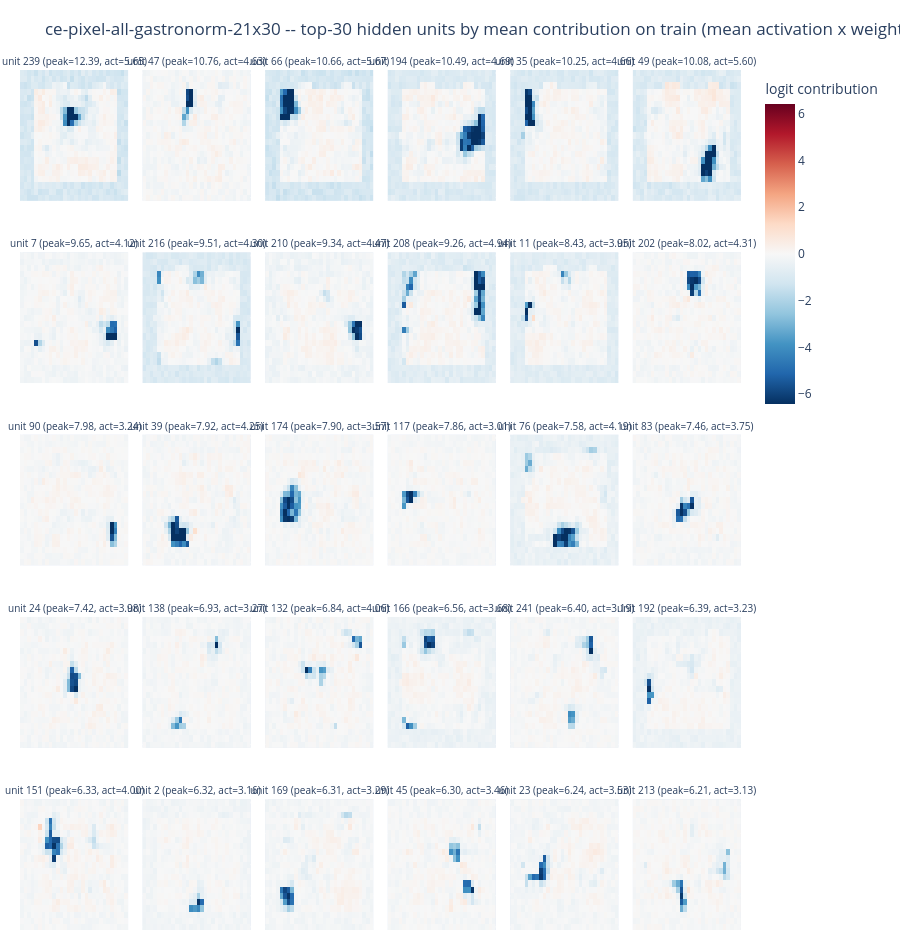

The notebook cell saved with this chart:
### Markdown cell above
## The same `out_h x out_w` grid, data-weighted

Same layout as section 3, but each panel is `mean(a_k) * W[k]` -- the unit's template scaled by how
hard it actually fires on `ACT_SPLIT`. Ranked by peak effective contribution, so these are the units
that genuinely move this model's predictions. Note the color scale is much tighter than the
weights-only grid: most units contribute far less than their raw weights suggest.

### Code cell
if RUN_ACTIVATIONS:
    cmax = float(np.quantile(np.abs(contrib[top_contrib]), 0.995))
    unit_grid(top_contrib, [contrib[k].reshape(OUT_H, OUT_W) for k in top_contrib],
              [f'unit {k} (peak={contrib_score[k]:.2f}, act={act_mean[k]:.2f})' for k in top_contrib],
              f'{RUN_NAME} -- top-{len(top_contrib)} hidden units by mean contribution on {ACT_SPLIT} '
              f'(mean activation x weight)', 'logit contribution', -cmax, cmax).show()

### Figure 1 — Plotly figure (JSON) as saved in the notebook; plotly's stock layout.template omitted (floating-point values rounded to 4 significant figures; data arrays with more than 128 entries replaced by an {"elided": "..."} marker saying what was removed)
{"data": [{"colorbar": {"len": 0.4, "title": {"text": "logit contribution"}, "y": 0.8}, "colorscale": [[0.0, "rgb(103,0,31)"], [0.1, "rgb(178,24,43)"], [0.2, "rgb(214,96,77)"], [0.3, "rgb(244,165,130)"], [0.4, "rgb(253,219,199)"], [0.5, "rgb(247,247,247)"], [0.6, "rgb(209,229,240)"], [0.7, "rgb(146,197,222)"], [0.8, "rgb(67,147,195)"], [0.9, "rgb(33,102,172)"], [1.0, "rgb(5,48,97)"]], "hovertemplate": "row %{y}, col %{x}<br>%{z:.4f}<extra></extra>", "reversescale": true, "showscale": true, "type": "heatmap", "xaxis": "x", "yaxis": "y", "z": {"elided": "21x30 float values"}, "zmax": 6.418, "zmid": 0, "zmin": -6.418}, {"colorbar": {"len": 0.4, "title": {"text": "logit contribution"}, "y": 0.8}, "colorscale": [[0.0, "rgb(103,0,31)"], [0.1, "rgb(178,24,43)"], [0.2, "rgb(214,96,77)"], [0.3, "rgb(244,165,130)"], [0.4, "rgb(253,219,199)"], [0.5, "rgb(247,247,247)"], [0.6, "rgb(209,229,240)"], [0.7, "rgb(146,197,222)"], [0.8, "rgb(67,147,195)"], [0.9, "rgb(33,102,172)"], [1.0, "rgb(5,48,97)"]], "hovertemplate": "row %{y}, col %{x}<br>%{z:.4f}<extra></extra>", "reversescale": true, "showscale": false, "type": "heatmap", "xaxis": "x2", "yaxis": "y2", "z": {"elided": "21x30 float values"}, "zmax": 6.418, "zmid": 0, "zmin": -6.418}, {"colorbar": {"len": 0.4, "title": {"text": "logit contribution"}, "y": 0.8}, "colorscale": [[0.0, "rgb(103,0,31)"], [0.1, "rgb(178,24,43)"], [0.2, "rgb(214,96,77)"], [0.3, "rgb(244,165,130)"], [0.4, "rgb(253,219,199)"], [0.5, "rgb(247,247,247)"], [0.6, "rgb(209,229,240)"], [0.7, "rgb(146,197,222)"], [0.8, "rgb(67,147,195)"], [0.9, "rgb(33,102,172)"], [1.0, "rgb(5,48,97)"]], "hovertemplate": "row %{y}, col %{x}<br>%{z:.4f}<extra></extra>", "reversescale": true, "showscale": false, "type": "heatmap", "xaxis": "x3", "yaxis": "y3", "z": {"elided": "21x30 float values"}, "zmax": 6.418, "zmid": 0, "zmin": -6.418}, {"colorbar": {"len": 0.4, "title": {"text": "logit contribution"}, "y": 0.8}, "colorscale": [[0.0, "rgb(103,0,31)"], [0.1, "rgb(178,24,43)"], [0.2, "rgb(214,96,77)"], [0.3, "rgb(244,165,130)"], [0.4, "rgb(253,219,199)"], [0.5, "rgb(247,247,247)"], [0.6, "rgb(209,229,240)"], [0.7, "rgb(146,197,222)"], [0.8, "rgb(67,147,195)"], [0.9, "rgb(33,102,172)"], [1.0, "rgb(5,48,97)"]], "hovertemplate": "row %{y}, col %{x}<br>%{z:.4f}<extra></extra>", "reversescale": true, "showscale": false, "type": "heatmap", "xaxis": "x4", "yaxis": "y4", "z": {"elided": "21x30 float values"}, "zmax": 6.418, "zmid": 0, "zmin": -6.418}, {"colorbar": {"len": 0.4, "title": {"text": "logit contribution"}, "y": 0.8}, "colorscale": [[0.0, "rgb(103,0,31)"], [0.1, "rgb(178,24,43)"], [0.2, "rgb(214,96,77)"], [0.3, "rgb(244,165,130)"], [0.4, "rgb(253,219,199)"], [0.5, "rgb(247,247,247)"], [0.6, "rgb(209,229,240)"], [0.7, "rgb(146,197,222)"], [0.8, "rgb(67,147,195)"], [0.9, "rgb(33,102,172)"], [1.0, "rgb(5,48,97)"]], "hovertemplate": "row %{y}, col %{x}<br>%{z:.4f}<extra></extra>", "reversescale": true, "showscale": false, "type": "heatmap", "xaxis": "x5", "yaxis": "y5", "z": {"elided": "21x30 float values"}, "zmax": 6.418, "zmid": 0, "zmin": -6.418}, {"colorbar": {"len": 0.4, "title": {"text": "logit contribution"}, "y": 0.8}, "colorscale": [[0.0, "rgb(103,0,31)"], [0.1, "rgb(178,24,43)"], [0.2, "rgb(214,96,77)"], [0.3, "rgb(244,165,130)"], [0.4, "rgb(253,219,199)"], [0.5, "rgb(247,247,247)"], [0.6, "rgb(209,229,240)"], [0.7, "rgb(146,197,222)"], [0.8, "rgb(67,147,195)"], [0.9, "rgb(33,102,172)"], [1.0, "rgb(5,48,97)"]], "hovertemplate": "row %{y}, col %{x}<br>%{z:.4f}<extra></extra>", "reversescale": true, "showscale": false, "type": "heatmap", "xaxis": "x6", "yaxis": "y6", "z": {"elided": "21x30 float values"}, "zmax": 6.418, "zmid": 0, "zmin": -6.418}, {"colorbar": {"len": 0.4, "title": {"text": "logit contribution"}, "y": 0.8}, "colorscale": [[0.0, "rgb(103,0,31)"], [0.1, "rgb(178,24,43)"], [0.2, "rgb(214,96,77)"], [0.3, "rgb(244,165,130)"], [0.4, "rgb(253,219,199)"], [0.5, "rgb(247,247,247)"], [0.6, "rgb(209,229,240)"], [0.7, "rgb(146,197,222)"], [0.8, "rgb(67,147,195)"], [0.9, "rgb(33,102,172)"], [1.0, "rgb(5,48,97)"]], "hovertemplate": "row %{y}, col %{x}<br>%{z:.4f}<extra></extra>", "reversescale": true, "showscale": false, "type": "heatmap", "xaxis": "x7", "yaxis": "y7", "z": {"elided": "21x30 float values"}, "zmax": 6.418, "zmid": 0, "zmin": -6.418}, {"colorbar": {"len": 0.4, "title": {"text": "logit contribution"}, "y": 0.8}, "colorscale": [[0.0, "rgb(103,0,31)"], [0.1, "rgb(178,24,43)"], [0.2, "rgb(214,96,77)"], [0.3, "rgb(244,165,130)"], [0.4, "rgb(253,219,199)"], [0.5, "rgb(247,247,247)"], [0.6, "rgb(209,229,240)"], [0.7, "rgb(146,197,222)"], [0.8, "rgb(67,147,195)"], [0.9, "rgb(33,102,172)"], [1.0, "rgb(5,48,97)"]], "hovertemplate": "row %{y}, col %{x}<br>%{z:.4f}<extra></extra>", "reversescale": true, "showscale": false, "type": "heatmap", "xaxis": "x8", "yaxis": "y8", "z": {"elided": "21x30 float values"}, "zmax": 6.418, "zmid": 0, "zmin": -6.418}, {"colorbar": {"len": 0.4, "title": {"text": "logit contribution"}, "y": 0.8}, "colorscale": [[0.0, "rgb(103,0,31)"], [0.1, "rgb(178,24,43)"], [0.2, "rgb(214,96,77)"], [0.3, "rgb(244,165,130)"], [0.4, "rgb(253,219,199)"], [0.5, "rgb(247,247,247)"], [0.6, "rgb(209,229,240)"], [0.7, "rgb(146,197,222)"], [0.8, "rgb(67,147,195)"], [0.9, "rgb(33,102,172)"], [1.0, "rgb(5,48,97)"]], "hovertemplate": "row %{y}, col %{x}<br>%{z:.4f}<extra></extra>", "reversescale": true, "showscale": false, "type": "heatmap", "xaxis": "x9", "yaxis": "y9", "z": {"elided": "21x30 float values"}, "zmax": 6.418, "zmid": 0, "zmin": -6.418}, {"colorbar": {"len": 0.4, "title": {"text": "logit contribution"}, "y": 0.8}, "colorscale": [[0.0, "rgb(103,0,31)"], [0.1, "rgb(178,24,43)"], [0.2, "rgb(214,96,77)"], [0.3, "rgb(244,165,130)"], [0.4, "rgb(253,219,199)"], [0.5, "rgb(247,247,247)"], [0.6, "rgb(209,229,240)"], [0.7, "rgb(146,197,222)"], [0.8, "rgb(67,147,195)"], [0.9, "rgb(33,102,172)"], [1.0, "rgb(5,48,97)"]], "hovertemplate": "row %{y}, col %{x}<br>%{z:.4f}<extra></extra>", "reversescale": true, "showscale": false, "type": "heatmap", "xaxis": "x10", "yaxis": "y10", "z": {"elided": "21x30 float values"}, "zmax": 6.418, "zmid": 0, "zmin": -6.418}, {"colorbar": {"len": 0.4, "title": {"text": "logit contribution"}, "y": 0.8}, "colorscale": [[0.0, "rgb(103,0,31)"], [0.1, "rgb(178,24,43)"], [0.2, "rgb(214,96,77)"], [0.3, "rgb(244,165,130)"], [0.4, "rgb(253,219,199)"], [0.5, "rgb(247,247,247)"], [0.6, "rgb(209,229,240)"], [0.7, "rgb(146,197,222)"], [0.8, "rgb(67,147,195)"], [0.9, "rgb(33,102,172)"], [1.0, "rgb(5,48,97)"]], "hovertemplate": "row %{y}, col %{x}<br>%{z:.4f}<extra></extra>", "reversescale": true, "showscale": false, "type": "heatmap", "xaxis": "x11", "yaxis": "y11", "z": {"elided": "21x30 float values"}, "zmax": 6.418, "zmid": 0, "zmin": -6.418}, {"colorbar": {"len": 0.4, "title": {"text": "logit contribution"}, "y": 0.8}, "colorscale": [[0.0, "rgb(103,0,31)"], [0.1, "rgb(178,24,43)"], [0.2, "rgb(214,96,77)"], [0.3, "rgb(244,165,130)"], [0.4, "rgb(253,219,199)"], [0.5, "rgb(247,247,247)"], [0.6, "rgb(209,229,240)"], [0.7, "rgb(146,197,222)"], [0.8, "rgb(67,147,195)"], [0.9, "rgb(33,102,172)"], [1.0, "rgb(5,48,97)"]], "hovertemplate": "row %{y}, col %{x}<br>%{z:.4f}<extra></extra>", "reversescale": true, "showscale": false, "type": "heatmap", "xaxis": "x12", "yaxis": "y12", "z": {"elided": "21x30 float values"}, "zmax": 6.418, "zmid": 0, "zmin": -6.418}, {"colorbar": {"len": 0.4, "title": {"text": "logit contribution"}, "y": 0.8}, "colorscale": [[0.0, "rgb(103,0,31)"], [0.1, "rgb(178,24,43)"], [0.2, "rgb(214,96,77)"], [0.3, "rgb(244,165,130)"], [0.4, "rgb(253,219,199)"], [0.5, "rgb(247,247,247)"], [0.6, "rgb(209,229,240)"], [0.7, "rgb(146,197,222)"], [0.8, "rgb(67,147,195)"], [0.9, "rgb(33,102,172)"], [1.0, "rgb(5,48,97)"]], "hovertemplate": "row %{y}, col %{x}<br>%{z:.4f}<extra></extra>", "reversescale": true, "showscale": false, "type": "heatmap", "xaxis": "x13", "yaxis": "y13", "z": {"elided": "21x30 float values"}, "zmax": 6.418, "zmid": 0, "zmin": -6.418}, {"colorbar": {"len": 0.4, "title": {"text": "logit contribution"}, "y": 0.8}, "colorscale": [[0.0, "rgb(103,0,31)"], [0.1, "rgb(178,24,43)"], [0.2, "rgb(214,96,77)"], [0.3, "rgb(244,165,130)"], [0.4, "rgb(253,219,199)"], [0.5, "rgb(247,247,247)"], [0.6, "rgb(209,229,240)"], [0.7, "rgb(146,197,222)"], [0.8, "rgb(67,147,195)"], [0.9, "rgb(33,102,172)"], [1.0, "rgb(5,48,97)"]], "hovertemplate": "row %{y}, col %{x}<br>%{z:.4f}<extra></extra>", "reversescale": true, "showscale": false, "type": "heatmap", "xaxis": "x14", "yaxis": "y14", "z": {"elided": "21x30 float values"}, "zmax": 6.418, "zmid": 0, "zmin": -6.418}, {"colorbar": {"len": 0.4, "title": {"text": "logit contribution"}, "y": 0.8}, "colorscale": [[0.0, "rgb(103,0,31)"], [0.1, "rgb(178,24,43)"], [0.2, "rgb(214,96,77)"], [0.3, "rgb(244,165,130)"], [0.4, "rgb(253,219,199)"], [0.5, "rgb(247,247,247)"], [0.6, "rgb(209,229,240)"], [0.7, "rgb(146,197,222)"], [0.8, "rgb(67,147,195)"], [0.9, "rgb(33,102,172)"], [1.0, "rgb(5,48,97)"]], "hovertemplate": "row %{y}, col %{x}<br>%{z:.4f}<extra></extra>", "reversescale": true, "showscale": false, "type": "heatmap", "xaxis": "x15", "yaxis": "y15", "z": {"elided": "21x30 float values"}, "zmax": 6.418, "zmid": 0, "zmin": -6.418}, {"colorbar": {"len": 0.4, "title": {"text": "logit contribution"}, "y": 0.8}, "colorscale": [[0.0, "rgb(103,0,31)"], [0.1, "rgb(178,24,43)"], [0.2, "rgb(214,96,77)"], [0.3, "rgb(244,165,130)"], [0.4, "rgb(253,219,199)"], [0.5, "rgb(247,247,247)"], [0.6, "rgb(209,229,240)"], [0.7, "rgb(146,197,222)"], [0.8, "rgb(67,147,195)"], [0.9, "rgb(33,102,172)"], [1.0, "rgb(5,48,97)"]], "hovertemplate": "row %{y}, col %{x}<br>%{z:.4f}<extra></extra>", "reversescale": true, "showscale": false, "type": "heatmap", "xaxis": "x16", "yaxis": "y16", "z": {"elided": "21x30 float values"}, "zmax": 6.418, "zmid": 0, "zmin": -6.418}, {"colorbar": {"len": 0.4, "title": {"text": "logit contribution"}, "y": 0.8}, "colorscale": [[0.0, "rgb(103,0,31)"], [0.1, "rgb(178,24,43)"], [0.2, "rgb(214,96,77)"], [0.3, "rgb(244,165,130)"], [0.4, "rgb(253,219,199)"], [0.5, "rgb(247,247,247)"], [0.6, "rgb(209,229,240)"], [0.7, "rgb(146,197,222)"], [0.8, "rgb(67,147,195)"], [0.9, "rgb(33,102,172)"], [1.0, "rgb(5,48,97)"]], "hovertemplate": "row %{y}, col %{x}<br>%{z:.4f}<extra></extra>", "reversescale": true, "showscale": false, "type": "heatmap", "xaxis": "x17", "yaxis": "y17", "z": {"elided": "21x30 float values"}, "zmax": 6.418, "zmid": 0, "zmin": -6.418}, {"colorbar": {"len": 0.4, "title": {"text": "logit contribution"}, "y": 0.8}, "colorscale": [[0.0, "rgb(103,0,31)"], [0.1, "rgb(178,24,43)"], [0.2, "rgb(214,96,77)"], [0.3, "rgb(244,165,130)"], [0.4, "rgb(253,219,199)"], [0.5, "rgb(247,247,247)"], [0.6, "rgb(209,229,240)"], [0.7, "rgb(146,197,222)"], [0.8, "rgb(67,147,195)"], [0.9, "rgb(33,102,172)"], [1.0, "rgb(5,48,97)"]], "hovertemplate": "row %{y}, col %{x}<br>%{z:.4f}<extra></extra>", "reversescale": true, "showscale": false, "type": "heatmap", "xaxis": "x18", "yaxis": "y18", "z": {"elided": "21x30 float values"}, "zmax": 6.418, "zmid": 0, "zmin": -6.418}, {"colorbar": {"len": 0.4, "title": {"text": "logit contribution"}, "y": 0.8}, "colorscale": [[0.0, "rgb(103,0,31)"], [0.1, "rgb(178,24,43)"], [0.2, "rgb(214,96,77)"], [0.3, "rgb(244,165,130)"], [0.4, "rgb(253,219,199)"], [0.5, "rgb(247,247,247)"], [0.6, "rgb(209,229,240)"], [0.7, "rgb(146,197,222)"], [0.8, "rgb(67,147,195)"], [0.9, "rgb(33,102,172)"], [1.0, "rgb(5,48,97)"]], "hovertemplate": "row %{y}, col %{x}<br>%{z:.4f}<extra></extra>", "reversescale": true, "showscale": false, "type": "heatmap", "xaxis": "x19", "yaxis": "y19", "z": {"elided": "21x30 float values"}, "zmax": 6.418, "zmid": 0, "zmin": -6.418}, {"colorbar": {"len": 0.4, "title": {"text": "logit contribution"}, "y": 0.8}, "colorscale": [[0.0, "rgb(103,0,31)"], [0.1, "rgb(178,24,43)"], [0.2, "rgb(214,96,77)"], [0.3, "rgb(244,165,130)"], [0.4, "rgb(253,219,199)"], [0.5, "rgb(247,247,247)"], [0.6, "rgb(209,229,240)"], [0.7, "rgb(146,197,222)"], [0.8, "rgb(67,147,195)"], [0.9, "rgb(33,102,172)"], [1.0, "rgb(5,48,97)"]], "hovertemplate": "row %{y}, col %{x}<br>%{z:.4f}<extra></extra>", "reversescale": true, "showscale": false, "type": "heatmap", "xaxis": "x20", "yaxis": "y20", "z": {"elided": "21x30 float values"}, "zmax": 6.418, "zmid": 0, "zmin": -6.418}, {"colorbar": {"len": 0.4, "title": {"text": "logit contribution"}, "y": 0.8}, "colorscale": [[0.0, "rgb(103,0,31)"], [0.1, "rgb(178,24,43)"], [0.2, "rgb(214,96,77)"], [0.3, "rgb(244,165,130)"], [0.4, "rgb(253,219,199)"], [0.5, "rgb(247,247,247)"], [0.6, "rgb(209,229,240)"], [0.7, "rgb(146,197,222)"], [0.8, "rgb(67,147,195)"], [0.9, "rgb(33,102,172)"], [1.0, "rgb(5,48,97)"]], "hovertemplate": "row %{y}, col %{x}<br>%{z:.4f}<extra></extra>", "reversescale": true, "showscale": false, "type": "heatmap", "xaxis": "x21", "yaxis": "y21", "z": {"elided": "21x30 float values"}, "zmax": 6.418, "zmid": 0, "zmin": -6.418}, {"colorbar": {"len": 0.4, "title": {"text": "logit contribution"}, "y": 0.8}, "colorscale": [[0.0, "rgb(103,0,31)"], [0.1, "rgb(178,24,43)"], [0.2, "rgb(214,96,77)"], [0.3, "rgb(244,165,130)"], [0.4, "rgb(253,219,199)"], [0.5, "rgb(247,247,247)"], [0.6, "rgb(209,229,240)"], [0.7, "rgb(146,197,222)"], [0.8, "rgb(67,147,195)"], [0.9, "rgb(33,102,172)"], [1.0, "rgb(5,48,97)"]], "hovertemplate": "row %{y}, col %{x}<br>%{z:.4f}<extra></extra>", "reversescale": true, "showscale": false, "type": "heatmap", "xaxis": "x22", "yaxis": "y22", "z": {"elided": "21x30 float values"}, "zmax": 6.418, "zmid": 0, "zmin": -6.418}, {"colorbar": {"len": 0.4, "title": {"text": "logit contribution"}, "y": 0.8}, "colorscale": [[0.0, "rgb(103,0,31)"], [0.1, "rgb(178,24,43)"], [0.2, "rgb(214,96,77)"], [0.3, "rgb(244,165,130)"], [0.4, "rgb(253,219,199)"], [0.5, "rgb(247,247,247)"], [0.6, "rgb(209,229,240)"], [0.7, "rgb(146,197,222)"], [0.8, "rgb(67,147,195)"], [0.9, "rgb(33,102,172)"], [1.0, "rgb(5,48,97)"]], "hovertemplate": "row %{y}, col %{x}<br>%{z:.4f}<extra></extra>", "reversescale": true, "showscale": false, "type": "heatmap", "xaxis": "x23", "yaxis": "y23", "z": {"elided": "21x30 float values"}, "zmax": 6.418, "zmid": 0, "zmin": -6.418}, {"colorbar": {"len": 0.4, "title": {"text": "logit contribution"}, "y": 0.8}, "colorscale": [[0.0, "rgb(103,0,31)"], [0.1, "rgb(178,24,43)"], [0.2, "rgb(214,96,77)"], [0.3, "rgb(244,165,130)"], [0.4, "rgb(253,219,199)"], [0.5, "rgb(247,247,247)"], [0.6, "rgb(209,229,240)"], [0.7, "rgb(146,197,222)"], [0.8, "rgb(67,147,195)"], [0.9, "rgb(33,102,172)"], [1.0, "rgb(5,48,97)"]], "hovertemplate": "row %{y}, col %{x}<br>%{z:.4f}<extra></extra>", "reversescale": true, "showscale": false, "type": "heatmap", "xaxis": "x24", "yaxis": "y24", "z": {"elided": "21x30 float values"}, "zmax": 6.418, "zmid": 0, "zmin": -6.418}, {"colorbar": {"len": 0.4, "title": {"text": "logit contribution"}, "y": 0.8}, "colorscale": [[0.0, "rgb(103,0,31)"], [0.1, "rgb(178,24,43)"], [0.2, "rgb(214,96,77)"], [0.3, "rgb(244,165,130)"], [0.4, "rgb(253,219,199)"], [0.5, "rgb(247,247,247)"], [0.6, "rgb(209,229,240)"], [0.7, "rgb(146,197,222)"], [0.8, "rgb(67,147,195)"], [0.9, "rgb(33,102,172)"], [1.0, "rgb(5,48,97)"]], "hovertemplate": "row %{y}, col %{x}<br>%{z:.4f}<extra></extra>", "reversescale": true, "showscale": false, "type": "heatmap", "xaxis": "x25", "yaxis": "y25", "z": {"elided": "21x30 float values"}, "zmax": 6.418, "zmid": 0, "zmin": -6.418}, {"colorbar": {"len": 0.4, "title": {"text": "logit contribution"}, "y": 0.8}, "colorscale": [[0.0, "rgb(103,0,31)"], [0.1, "rgb(178,24,43)"], [0.2, "rgb(214,96,77)"], [0.3, "rgb(244,165,130)"], [0.4, "rgb(253,219,199)"], [0.5, "rgb(247,247,247)"], [0.6, "rgb(209,229,240)"], [0.7, "rgb(146,197,222)"], [0.8, "rgb(67,147,195)"], [0.9, "rgb(33,102,172)"], [1.0, "rgb(5,48,97)"]], "hovertemplate": "row %{y}, col %{x}<br>%{z:.4f}<extra></extra>", "reversescale": true, "showscale": false, "type": "heatmap", "xaxis": "x26", "yaxis": "y26", "z": {"elided": "21x30 float values"}, "zmax": 6.418, "zmid": 0, "zmin": -6.418}, {"colorbar": {"len": 0.4, "title": {"text": "logit contribution"}, "y": 0.8}, "colorscale": [[0.0, "rgb(103,0,31)"], [0.1, "rgb(178,24,43)"], [0.2, "rgb(214,96,77)"], [0.3, "rgb(244,165,130)"], [0.4, "rgb(253,219,199)"], [0.5, "rgb(247,247,247)"], [0.6, "rgb(209,229,240)"], [0.7, "rgb(146,197,222)"], [0.8, "rgb(67,147,195)"], [0.9, "rgb(33,102,172)"], [1.0, "rgb(5,48,97)"]], "hovertemplate": "row %{y}, col %{x}<br>%{z:.4f}<extra></extra>", "reversescale": true, "showscale": false, "type": "heatmap", "xaxis": "x27", "yaxis": "y27", "z": {"elided": "21x30 float values"}, "zmax": 6.418, "zmid": 0, "zmin": -6.418}, {"colorbar": {"len": 0.4, "title": {"text": "logit contribution"}, "y": 0.8}, "colorscale": [[0.0, "rgb(103,0,31)"], [0.1, "rgb(178,24,43)"], [0.2, "rgb(214,96,77)"], [0.3, "rgb(244,165,130)"], [0.4, "rgb(253,219,199)"], [0.5, "rgb(247,247,247)"], [0.6, "rgb(209,229,240)"], [0.7, "rgb(146,197,222)"], [0.8, "rgb(67,147,195)"], [0.9, "rgb(33,102,172)"], [1.0, "rgb(5,48,97)"]], "hovertemplate": "row %{y}, col %{x}<br>%{z:.4f}<extra></extra>", "reversescale": true, "showscale": false, "type": "heatmap", "xaxis": "x28", "yaxis": "y28", "z": {"elided": "21x30 float values"}, "zmax": 6.418, "zmid": 0, "zmin": -6.418}, {"colorbar": {"len": 0.4, "title": {"text": "logit contribution"}, "y": 0.8}, "colorscale": [[0.0, "rgb(103,0,31)"], [0.1, "rgb(178,24,43)"], [0.2, "rgb(214,96,77)"], [0.3, "rgb(244,165,130)"], [0.4, "rgb(253,219,199)"], [0.5, "rgb(247,247,247)"], [0.6, "rgb(209,229,240)"], [0.7, "rgb(146,197,222)"], [0.8, "rgb(67,147,195)"], [0.9, "rgb(33,102,172)"], [1.0, "rgb(5,48,97)"]], "hovertemplate": "row %{y}, col %{x}<br>%{z:.4f}<extra></extra>", "reversescale": true, "showscale": false, "type": "heatmap", "xaxis": "x29", "yaxis": "y29", "z": {"elided": "21x30 float values"}, "zmax": 6.418, "zmid": 0, "zmin": -6.418}, {"colorbar": {"len": 0.4, "title": {"text": "logit contribution"}, "y": 0.8}, "colorscale": [[0.0, "rgb(103,0,31)"], [0.1, "rgb(178,24,43)"], [0.2, "rgb(214,96,77)"], [0.3, "rgb(244,165,130)"], [0.4, "rgb(253,219,199)"], [0.5, "rgb(247,247,247)"], [0.6, "rgb(209,229,240)"], [0.7, "rgb(146,197,222)"], [0.8, "rgb(67,147,195)"], [0.9, "rgb(33,102,172)"], [1.0, "rgb(5,48,97)"]], "hovertemplate": "row %{y}, col %{x}<br>%{z:.4f}<extra></extra>", "reversescale": true, "showscale": false, "type": "heatmap", "xaxis": "x30", "yaxis": "y30", "z": {"elided": "21x30 float values"}, "zmax": 6.418, "zmid": 0, "zmin": -6.418}], "layout": {"annotations": [{"font": {"size": 10}, "showarrow": false, "text": "unit 239 (peak=12.39, act=5.65)", "x": 0.075, "xanchor": "center", "xref": "paper", "y": 1.0, "yanchor": "bottom", "yref": "paper"}, {"font": {"size": 10}, "showarrow": false, "text": "unit 47 (peak=10.76, act=4.63)", "x": 0.245, "xanchor": "center", "xref": "paper", "y": 1.0, "yanchor": "bottom", "yref": "paper"}, {"font": {"size": 10}, "showarrow": false, "text": "unit 66 (peak=10.66, act=5.67)", "x": 0.415, "xanchor": "center", "xref": "paper", "y": 1.0, "yanchor": "bottom", "yref": "paper"}, {"font": {"size": 10}, "showarrow": false, "text": "unit 194 (peak=10.49, act=4.69)", "x": 0.585, "xanchor": "center", "xref": "paper", "y": 1.0, "yanchor": "bottom", "yref": "paper"}, {"font": {"size": 10}, "showarrow": false, "text": "unit 35 (peak=10.25, act=4.66)", "x": 0.755, "xanchor": "center", "xref": "paper", "y": 1.0, "yanchor": "bottom", "yref": "paper"}, {"font": {"size": 10}, "showarrow": false, "text": "unit 49 (peak=10.08, act=5.60)", "x": 0.925, "xanchor": "center", "xref": "paper", "y": 1.0, "yanchor": "bottom", "yref": "paper"}, {"font": {"size": 10}, "showarrow": false, "text": "unit 7 (peak=9.65, act=4.12)", "x": 0.075, "xanchor": "center", "xref": "paper", "y": 0.788, "yanchor": "bottom", "yref": "paper"}, {"font": {"size": 10}, "showarrow": false, "text": "unit 216 (peak=9.51, act=4.30)", "x": 0.245, "xanchor": "center", "xref": "paper", "y": 0.788, "yanchor": "bottom", "yref": "paper"}, {"font": {"size": 10}, "showarrow": false, "text": "unit 210 (peak=9.34, act=4.47)", "x": 0.415, "xanchor": "center", "xref": "paper", "y": 0.788, "yanchor": "bottom", "yref": "paper"}, {"font": {"size": 10}, "showarrow": false, "text": "unit 208 (peak=9.26, act=4.94)", "x": 0.585, "xanchor": "center", "xref": "paper", "y": 0.788, "yanchor": "bottom", "yref": "paper"}, {"font": {"size": 10}, "showarrow": false, "text": "unit 11 (peak=8.43, act=3.95)", "x": 0.755, "xanchor": "center", "xref": "paper", "y": 0.788, "yanchor": "bottom", "yref": "paper"}, {"font": {"size": 10}, "showarrow": false, "text": "unit 202 (peak=8.02, act=4.31)", "x": 0.925, "xanchor": "center", "xref": "paper", "y": 0.788, "yanchor": "bottom", "yref": "paper"}, {"font": {"size": 10}, "showarrow": false, "text": "unit 90 (peak=7.98, act=3.24)", "x": 0.075, "xanchor": "center", "xref": "paper", "y": 0.576, "yanchor": "bottom", "yref": "paper"}, {"font": {"size": 10}, "showarrow": false, "text": "unit 39 (peak=7.92, act=4.25)", "x": 0.245, "xanchor": "center", "xref": "paper", "y": 0.576, "yanchor": "bottom", "yref": "paper"}, {"font": {"size": 10}, "showarrow": false, "text": "unit 174 (peak=7.90, act=3.57)", "x": 0.415, "xanchor": "center", "xref": "paper", "y": 0.576, "yanchor": "bottom", "yref": "paper"}, {"font": {"size": 10}, "showarrow": false, "text": "unit 117 (peak=7.86, act=3.01)", "x": 0.585, "xanchor": "center", "xref": "paper", "y": 0.576, "yanchor": "bottom", "yref": "paper"}, {"font": {"size": 10}, "showarrow": false, "text": "unit 76 (peak=7.58, act=4.19)", "x": 0.755, "xanchor": "center", "xref": "paper", "y": 0.576, "yanchor": "bottom", "yref": "paper"}, {"font": {"size": 10}, "showarrow": false, "text": "unit 83 (peak=7.46, act=3.75)", "x": 0.925, "xanchor": "center", "xref": "paper", "y": 0.576, "yanchor": "bottom", "yref": "paper"}, {"font": {"size": 10}, "showarrow": false, "text": "unit 24 (peak=7.42, act=3.98)", "x": 0.075, "xanchor": "center", "xref": "paper", "y": 0.364, "yanchor": "bottom", "yref": "paper"}, {"font": {"size": 10}, "showarrow": false, "text": "unit 138 (peak=6.93, act=3.27)", "x": 0.245, "xanchor": "center", "xref": "paper", "y": 0.364, "yanchor": "bottom", "yref": "paper"}, {"font": {"size": 10}, "showarrow": false, "text": "unit 132 (peak=6.84, act=4.06)", "x": 0.415, "xanchor": "center", "xref": "paper", "y": 0.364, "yanchor": "bottom", "yref": "paper"}, {"font": {"size": 10}, "showarrow": false, "text": "unit 166 (peak=6.56, act=3.68)", "x": 0.585, "xanchor": "center", "xref": "paper", "y": 0.364, "yanchor": "bottom", "yref": "paper"}, {"font": {"size": 10}, "showarrow": false, "text": "unit 241 (peak=6.40, act=3.19)", "x": 0.755, "xanchor": "center", "xref": "paper", "y": 0.364, "yanchor": "bottom", "yref": "paper"}, {"font": {"size": 10}, "showarrow": false, "text": "unit 192 (peak=6.39, act=3.23)", "x": 0.925, "xanchor": "center", "xref": "paper", "y": 0.364, "yanchor": "bottom", "yref": "paper"}, {"font": {"size": 10}, "showarrow": false, "text": "unit 151 (peak=6.33, act=4.00)", "x": 0.075, "xanchor": "center", "xref": "paper", "y": 0.152, "yanchor": "bottom", "yref": "paper"}, {"font": {"size": 10}, "showarrow": false, "text": "unit 2 (peak=6.32, act=3.16)", "x": 0.245, "xanchor": "center", "xref": "paper", "y": 0.152, "yanchor": "bottom", "yref": "paper"}, {"font": {"size": 10}, "showarrow": false, "text": "unit 169 (peak=6.31, act=3.29)", "x": 0.415, "xanchor": "center", "xref": "paper", "y": 0.152, "yanchor": "bottom", "yref": "paper"}, {"font": {"size": 10}, "showarrow": false, "text": "unit 45 (peak=6.30, act=3.46)", "x": 0.585, "xanchor": "center", "xref": "paper", "y": 0.152, "yanchor": "bottom", "yref": "paper"}, {"font": {"size": 10}, "showarrow": false, "text": "unit 23 (peak=6.24, act=3.53)", "x": 0.755, "xanchor": "center", "xref": "paper", "y": 0.152, "yanchor": "bottom", "yref": "paper"}, {"font": {"size": 10}, "showarrow": false, "text": "unit 213 (peak=6.21, act=3.13)", "x": 0.925, "xanchor": "center", "xref": "paper", "y": 0.152, "yanchor": "bottom", "yref": "paper"}], "height": 950, "margin": {"b": 20, "l": 20, "r": 20, "t": 70}, "title": {"text": "ce-pixel-all-gastronorm-21x30 -- top-30 hidden units by mean contribution on train (mean activation x weight)"}, "xaxis": {"anchor": "y", "domain": [0.0, 0.15], "showticklabels": false}, "xaxis10": {"anchor": "y10", "domain": [0.51, 0.66], "showticklabels": false}, "xaxis11": {"anchor": "y11", "domain": [0.68, 0.83], "showticklabels": false}, "xaxis12": {"anchor": "y12", "domain": [0.85, 1.0], "showticklabels": false}, "xaxis13": {"anchor": "y13", "domain": [0.0, 0.15], "showticklabels": false}, "xaxis14": {"anchor": "y14", "domain": [0.17, 0.32], "showticklabels": false}, "xaxis15": {"anchor": "y15", "domain": [0.34, 0.49], "showticklabels": false}, "xaxis16": {"anchor": "y16", "domain": [0.51, 0.66], "showticklabels": false}, "xaxis17": {"anchor": "y17", "domain": [0.68, 0.83], "showticklabels": false}, "xaxis18": {"anchor": "y18", "domain": [0.85, 1.0], "showticklabels": false}, "xaxis19": {"anchor": "y19", "domain": [0.0, 0.15], "showticklabels": false}, "xaxis2": {"anchor": "y2", "domain": [0.17, 0.32], "showticklabels": false}, "xaxis20": {"anchor": "y20", "domain": [0.17, 0.32], "showticklabels": false}, "xaxis21": {"anchor": "y21", "domain": [0.34, 0.49], "showticklabels": false}, "xaxis22": {"anchor": "y22", "domain": [0.51, 0.66], "showticklabels": false}, "xaxis23": {"anchor": "y23", "domain": [0.68, 0.83], "showticklabels": false}, "xaxis24": {"anchor": "y24", "domain": [0.85, 1.0], "showticklabels": false}, "xaxis25": {"anchor": "y25", "domain": [0.0, 0.15], "showticklabels": false}, "xaxis26": {"anchor": "y26", "domain": [0.17, 0.32], "showticklabels": false}, "xaxis27": {"anchor": "y27", "domain": [0.34, 0.49], "showticklabels": false}, "xaxis28": {"anchor": "y28", "domain": [0.51, 0.66], "showticklabels": false}, "xaxis29": {"anchor": "y29", "domain": [0.68, 0.83], "showticklabels": false}, "xaxis3": {"anchor": "y3", "domain": [0.34, 0.49], "showticklabels": false}, "xaxis30": {"anchor": "y30", "domain": [0.85, 1.0], "showticklabels": false}, "xaxis4": {"anchor": "y4", "domain": [0.51, 0.66], "showticklabels": false}, "xaxis5": {"anchor": "y5", "domain": [0.68, 0.83], "showticklabels": false}, "xaxis6": {"anchor": "y6", "domain": [0.85, 1.0], "showticklabels": false}, "xaxis7": {"anchor": "y7", "domain": [0.0, 0.15], "showticklabels": false}, "xaxis8": {"anchor": "y8", "domain": [0.17, 0.32], "showticklabels": false}, "xaxis9": {"anchor": "y9", "domain": [0.34, 0.49], "showticklabels": false}, "yaxis": {"anchor": "x", "autorange": "reversed", "domain": [0.848, 1.0], "showticklabels": false}, "yaxis10": {"anchor": "x10", "autorange": "reversed", "domain": [0.636, 0.788], "showticklabels": false}, "yaxis11": {"anchor": "x11", "autorange": "reversed", "domain": [0.636, 0.788], "showticklabels": false}, "yaxis12": {"anchor": "x12", "autorange": "reversed", "domain": [0.636, 0.788], "showticklabels": false}, "yaxis13": {"anchor": "x13", "autorange": "reversed", "domain": [0.424, 0.576], "showticklabels": false}, "yaxis14": {"anchor": "x14", "autorange": "reversed", "domain": [0.424, 0.576], "showticklabels": false}, "yaxis15": {"anchor": "x15", "autorange": "reversed", "domain": [0.424, 0.576], "showticklabels": false}, "yaxis16": {"anchor": "x16", "autorange": "reversed", "domain": [0.424, 0.576], "showticklabels": false}, "yaxis17": {"anchor": "x17", "autorange": "reversed", "domain": [0.424, 0.576], "showticklabels": false}, "yaxis18": {"anchor": "x18", "autorange": "reversed", "domain": [0.424, 0.576], "showticklabels": false}, "yaxis19": {"anchor": "x19", "autorange": "reversed", "domain": [0.212, 0.364], "showticklabels": false}, "yaxis2": {"anchor": "x2", "autorange": "reversed", "domain": [0.848, 1.0], "showticklabels": false}, "yaxis20": {"anchor": "x20", "autorange": "reversed", "domain": [0.212, 0.364], "showticklabels": false}, "yaxis21": {"anchor": "x21", "autorange": "reversed", "domain": [0.212, 0.364], "showticklabels": false}, "yaxis22": {"anchor": "x22", "autorange": "reversed", "domain": [0.212, 0.364], "showticklabels": false}, "yaxis23": {"anchor": "x23", "autorange": "reversed", "domain": [0.212, 0.364], "showticklabels": false}, "yaxis24": {"anchor": "x24", "autorange": "reversed", "domain": [0.212, 0.364], "showticklabels": false}, "yaxis25": {"anchor": "x25", "autorange": "reversed", "domain": [0.0, 0.152], "showticklabels": false}, "yaxis26": {"anchor": "x26", "autorange": "reversed", "domain": [0.0, 0.152], "showticklabels": false}, "yaxis27": {"anchor": "x27", "autorange": "reversed", "domain": [0.0, 0.152], "showticklabels": false}, "yaxis28": {"anchor": "x28", "autorange": "reversed", "domain": [0.0, 0.152], "showticklabels": false}, "yaxis29": {"anchor": "x29", "autorange": "reversed", "domain": [0.0, 0.152], "showticklabels": false}, "yaxis3": {"anchor": "x3", "autorange": "reversed", "domain": [0.848, 1.0], "showticklabels": false}, "yaxis30": {"anchor": "x30", "autorange": "reversed", "domain": [0.0, 0.152], "showticklabels": false}, "yaxis4": {"anchor": "x4", "autorange": "reversed", "domain": [0.848, 1.0], "showticklabels": false}, "yaxis5": {"anchor": "x5", "autorange": "reversed", "domain": [0.848, 1.0], "showticklabels": false}, "yaxis6": {"anchor": "x6", "autorange": "reversed", "domain": [0.848, 1.0], "showticklabels": false}, "yaxis7": {"anchor": "x7", "autorange": "reversed", "domain": [0.636, 0.788], "showticklabels": false}, "yaxis8": {"anchor": "x8", "autorange": "reversed", "domain": [0.636, 0.788], "showticklabels": false}, "yaxis9": {"anchor": "x9", "autorange": "reversed", "domain": [0.636, 0.788], "showticklabels": false}}}
